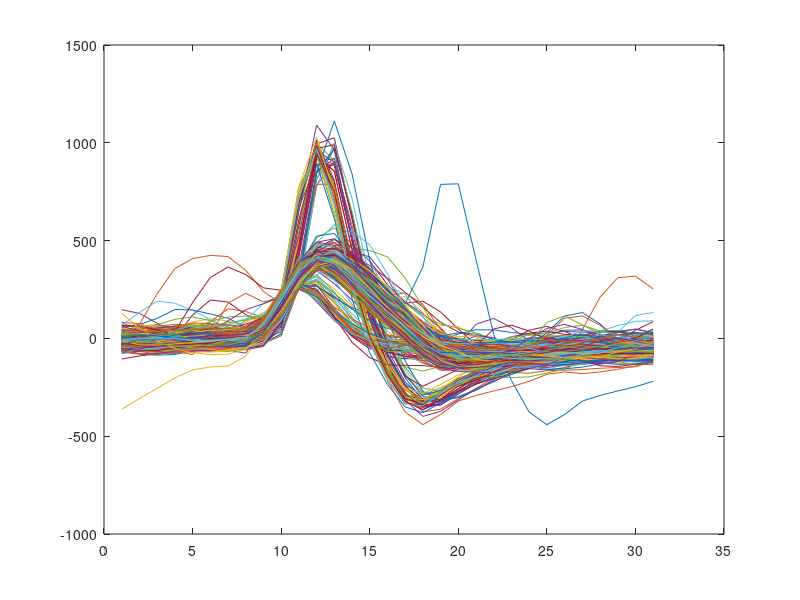

This chart was generated by the following MATLAB code: (Note: this script raises an error after producing the figure.)
load ps6_data
params = InitParams1;

NUM_CLUSTERS = size(params.mu, 2);
NUM_DATA = size(Spikes, 2);
DIMENSION = size(params.mu, 1);

% Initializing and plotting all the spikes
N_k = zeros(1, NUM_CLUSTERS);
covvar = repmat(params.Sigma, [1,1,NUM_CLUSTERS]);
for i=1:NUM_DATA
    plot(Spikes(:,i))
    hold on
end
figure;

for k=1:100
    % E Step : Choose between mvnpdf and custom implementation
    r = zeros(NUM_CLUSTERS, NUM_DATA);
    for i=1:NUM_CLUSTERS
        for j=1:NUM_DATA
%              r(i, j) = mvnpdf(Spikes(:,j), params.mu(:,i), ...
%                  covvar(:,:,i)) * params.pi(i);
             r(i,j) = exp(logmvnpdf(Spikes(:,j),params.mu(:,i), ...
                      covvar(:,:,i))-boxed_term(Spikes(:,j), params, ...
                      covvar)) * params.pi(i);            
        end
    end
    r_sum = sum(r);
    for i=1:NUM_CLUSTERS
        r(i,:) = r(i,:)./r_sum;  
    end
    r_log = -log(r);


    % M Step
    for i=1:NUM_CLUSTERS
        mean_sum = 0;
        N_k = zeros(1, NUM_CLUSTERS);
        for j=1:NUM_DATA
            mean_sum = mean_sum + r(i,j).* Spikes(:,j);
            N_k(i) = N_k(i) + r(i,j);
        end
        params.mu(:,i) = mean_sum ./ N_k(i);
    end

    for i=1:NUM_CLUSTERS
        cov_sum = 0;
        for j=1:NUM_DATA
            cov_sum = cov_sum + r(i,j).*((Spikes(:,j) - params.mu(:,i)) * (Spikes(:,j) - params.mu(:,i))');
        end
        covvar(:,:,i) = cov_sum;
    end

    % Evaluation log likelihood
    L = 0;
    for i =1:NUM_DATA
        L_this = 0;
        for j = 1:NUM_CLUSTERS
%             L_this = L_this + mvnpdf(Spikes(:,i), params.mu(:,j), ...
%                 covvar(:,:,j)) * params.pi(j);
            L_this = L_this + exp(logmvnpdf(Spikes(:,i),params.mu(:,j), ...
                      covvar(:,:,j))-boxed_term(Spikes(:,i), params, ...
                      covvar)) * params.pi(j); 
        end
        L = L + L_this;
    end
    L
end


